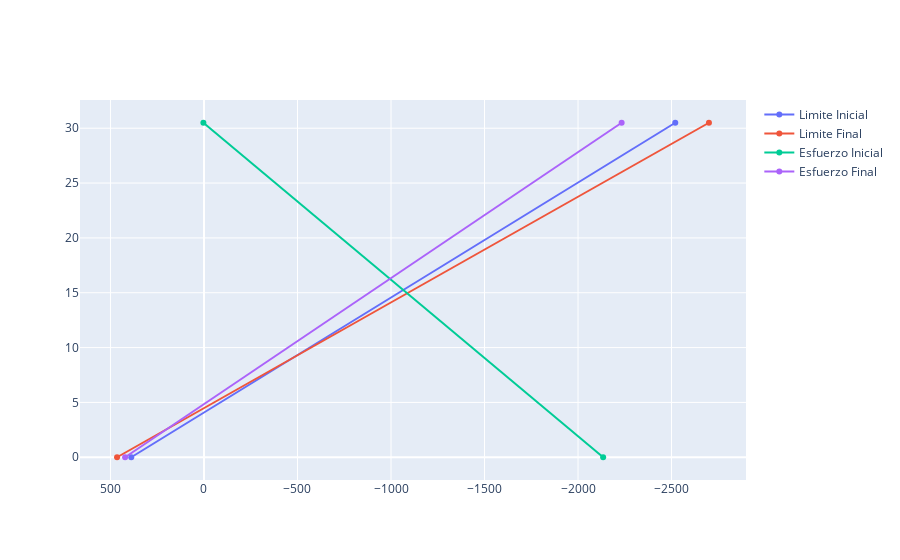

Notebook cell for this chart:
### Code cell
fig=go.Figure()
fig=fig.add_trace(go.Scatter(x=[fti,fci],y=[0,h],mode='markers+lines',name='Limite Inicial'))
fig=fig.add_trace(go.Scatter(x=[fts,fcs],y=[0,h],mode='markers+lines',name='Limite Final'))
fig=fig.add_trace(go.Scatter(x=[fi1,fs1],y=[0,h],mode='markers+lines',name='Esfuerzo Inicial'))
fig=fig.add_trace(go.Scatter(x=[fi2,fs2],y=[0,h],mode='markers+lines',name='Esfuerzo Final'))
fig.update_layout(xaxis=dict(autorange="reversed"))
#  Limite Inicial = Presfuerzo Inicial + Peso Propio
#  Limite Final = Presfuerzo Efectivo + Peso Propio + Carga Servicio
fig.show()

### Figure 1 — Plotly figure (JSON) as saved in the notebook; plotly's stock layout.template omitted (floating-point values rounded to 4 significant figures)
{"data": [{"mode": "markers+lines", "name": "Limite Inicial", "type": "scatter", "x": [388.8, -2520], "y": [0, 30.5]}, {"mode": "markers+lines", "name": "Limite Final", "type": "scatter", "x": [464.8, -2700], "y": [0, 30.5]}, {"mode": "markers+lines", "name": "Esfuerzo Inicial", "type": "scatter", "x": [-2134.0, 3.16], "y": [0, 30.5]}, {"mode": "markers+lines", "name": "Esfuerzo Final", "type": "scatter", "x": [421.7, -2233.0], "y": [0, 30.5]}], "layout": {"xaxis": {"autorange": "reversed"}}}
